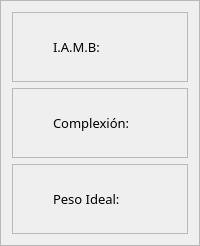
                              <widget class="QFrame" name="fr_salida3">
                               <property name="styleSheet">
                                <string notr="true">#fr_salida3 {
background-color: rgb(0, 0, 61);
border: 1px solid;
border-radius: 10px;
border-color: rgb(0, 0, 31);
}</string>
                               </property>
                               <property name="frameShape">
                                <enum>QFrame::StyledPanel</enum>
                               </property>
                               <property name="frameShadow">
                                <enum>QFrame::Raised</enum>
                               </property>
                               <layout class="QVBoxLayout" name="verticalLayout_41">
                                <item>
                                 <widget class="QFrame" name="fr_iamb">
                                  <property name="minimumSize">
                                   <size>
                                    <width>0</width>
                                    <height>70</height>
                                   </size>
                                  </property>
                                  <property name="maximumSize">
                                   <size>
                                    <width>16777215</width>
                                    <height>70</height>
                                   </size>
                                  </property>
                                  <property name="frameShape">
                                   <enum>QFrame::StyledPanel</enum>
                                  </property>
                                  <property name="frameShadow">
                                   <enum>QFrame::Raised</enum>
                                  </property>
                                  <layout class="QHBoxLayout" name="horizontalLayout_28">
                                   <item>
                                    <widget class="QLabel" name="lbl_icon_9">
                                     <property name="minimumSize">
                                      <size>
                                       <width>25</width>
                                       <height>25</height>
                                      </size>
                                     </property>
                                     <property name="maximumSize">
                                      <size>
                                       <width>25</width>
                                       <height>25</height>
                                      </size>
                                     </property>
                                     <property name="text">
                                      <string/>
                                     </property>
                                     <property name="pixmap">
                                      <pixmap>:/icons/icon_lista.png</pixmap>
                                     </property>
                                     <property name="scaledContents">
                                      <bool>true</bool>
                                     </property>
                                     <property name="alignment">
                                      <set>Qt::AlignCenter</set>
                                     </property>
                                    </widget>
                                   </item>
                                   <item>
                                    <widget class="QLabel" name="lbl_iamb">
                                     <property name="font">
                                      <font>
                                       <family>Circular Std</family>
                                       <pointsize>10</pointsize>
                                      </font>
                                     </property>
                                     <property name="text">
                                      <string>I.A.M.B:</string>
                                     </property>
                                    </widget>
                                   </item>
                                  </layout>
                                 </widget>
                                </item>
                                <item>
                                 <widget class="QFrame" name="fr_complex">
                                  <property name="minimumSize">
                                   <size>
                                    <width>0</width>
                                    <height>70</height>
                                   </size>
                                  </property>
                                  <property name="maximumSize">
                                   <size>
                                    <width>16777215</width>
                                    <height>70</height>
                                   </size>
                                  </property>
                                  <property name="frameShape">
                                   <enum>QFrame::StyledPanel</enum>
                                  </property>
                                  <property name="frameShadow">
                                   <enum>QFrame::Raised</enum>
                                  </property>
                                  <layout class="QHBoxLayout" name="horizontalLayout_29">
                                   <item>
                                    <widget class="QLabel" name="lbl_icon_10">
                                     <property name="minimumSize">
                                      <size>
                                       <width>25</width>
                                       <height>25</height>
                                      </size>
                                     </property>
                                     <property name="maximumSize">
                                      <size>
                                       <width>25</width>
                                       <height>25</height>
                                      </size>
                                     </property>
                                     <property name="text">
                                      <string/>
                                     </property>
                                     <property name="pixmap">
                                      <pixmap>:/icons/icon_lista.png</pixmap>
                                     </property>
                                     <property name="scaledContents">
                                      <bool>true</bool>
                                     </property>
                                     <property name="alignment">
                                      <set>Qt::AlignCenter</set>
                                     </property>
                                    </widget>
                                   </item>
                                   <item>
                                    <widget class="QLabel" name="lbl_complex">
                                     <property name="font">
                                      <font>
                                       <family>Circular Std</family>
                                       <pointsize>10</pointsize>
                                      </font>
                                     </property>
                                     <property name="text">
                                      <string>Complexión:</string>
                                     </property>
                                    </widget>
                                   </item>
                                  </layout>
                                 </widget>
                                </item>
                                <item>
                                 <widget class="QFrame" name="fr_peso_ideal">
                                  <property name="minimumSize">
                                   <size>
                                    <width>0</width>
                                    <height>70</height>
                                   </size>
                                  </property>
                                  <property name="maximumSize">
                                   <size>
                                    <width>16777215</width>
                                    <height>70</height>
                                   </size>
                                  </property>
                                  <property name="frameShape">
                                   <enum>QFrame::StyledPanel</enum>
                                  </property>
                                  <property name="frameShadow">
                                   <enum>QFrame::Raised</enum>
                                  </property>
                                  <layout class="QHBoxLayout" name="horizontalLayout_30">
                                   <item>
                                    <widget class="QLabel" name="lbl_icon_11">
                                     <property name="minimumSize">
                                      <size>
                                       <width>25</width>
                                       <height>25</height>
                                      </size>
                                     </property>
                                     <property name="maximumSize">
                                      <size>
                                       <width>25</width>
                                       <height>25</height>
                                      </size>
                                     </property>
                                     <property name="text">
                                      <string/>
                                     </property>
                                     <property name="pixmap">
                                      <pixmap>:/icons/icon_lista.png</pixmap>
                                     </property>
                                     <property name="scaledContents">
                                      <bool>true</bool>
                                     </property>
                                     <property name="alignment">
                                      <set>Qt::AlignCenter</set>
                                     </property>
                                    </widget>
                                   </item>
                                   <item>
                                    <widget class="QLabel" name="lbl_peso_ideal">
                                     <property name="font">
                                      <font>
                                       <family>Circular Std</family>
                                       <pointsize>10</pointsize>
                                      </font>
                                     </property>
                                     <property name="text">
                                      <string>Peso Ideal:</string>
                                     </property>
                                    </widget>
                                   </item>
                                  </layout>
                                 </widget>
                                </item>
                               </layout>
                              </widget>
